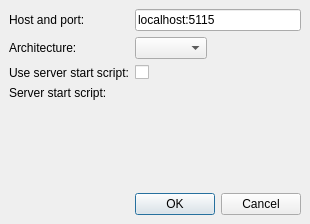
<?xml version="1.0" encoding="UTF-8"?>
<ui version="4.0">
 <class>AttachTcfDialog</class>
 <widget class="QDialog" name="AttachTcfDialog">
  <property name="geometry">
   <rect>
    <x>0</x>
    <y>0</y>
    <width>310</width>
    <height>224</height>
   </rect>
  </property>
  <property name="windowTitle">
   <string>Start Debugger</string>
  </property>
  <layout class="QVBoxLayout">
   <property name="spacing">
    <number>6</number>
   </property>
   <property name="margin">
    <number>9</number>
   </property>
   <item>
    <layout class="QFormLayout" name="formLayout">
     <property name="fieldGrowthPolicy">
      <enum>QFormLayout::ExpandingFieldsGrow</enum>
     </property>
     <item row="0" column="0">
      <widget class="QLabel" name="channelLabel">
       <property name="text">
        <string>Host and port:</string>
       </property>
      </widget>
     </item>
     <item row="0" column="1">
      <widget class="QLineEdit" name="channelLineEdit">
       <property name="text">
        <string notr="true">localhost:5115</string>
       </property>
      </widget>
     </item>
     <item row="1" column="0">
      <widget class="QLabel" name="architectureLabel">
       <property name="text">
        <string>Architecture:</string>
       </property>
      </widget>
     </item>
     <item row="1" column="1">
      <widget class="QComboBox" name="architectureComboBox"/>
     </item>
     <item row="2" column="1">
      <widget class="QCheckBox" name="useServerStartScriptCheckBox"/>
     </item>
     <item row="2" column="0">
      <widget class="QLabel" name="useServerStartScriptLabel">
       <property name="text">
        <string>Use server start script:</string>
       </property>
      </widget>
     </item>
     <item row="3" column="1">
      <widget class="Core::Utils::PathChooser" name="serverStartScript" native="true"/>
     </item>
     <item row="3" column="0">
      <widget class="QLabel" name="serverStartScriptLabel">
       <property name="text">
        <string>Server start script:</string>
       </property>
      </widget>
     </item>
    </layout>
   </item>
   <item>
    <widget class="QDialogButtonBox" name="buttonBox">
     <property name="orientation">
      <enum>Qt::Horizontal</enum>
     </property>
     <property name="standardButtons">
      <set>QDialogButtonBox::Cancel|QDialogButtonBox::Ok</set>
     </property>
    </widget>
   </item>
  </layout>
 </widget>
 <customwidgets>
  <customwidget>
   <class>Core::Utils::PathChooser</class>
   <extends>QWidget</extends>
   <header location="global">utils/pathchooser.h</header>
  </customwidget>
 </customwidgets>
 <resources/>
 <connections/>
</ui>
